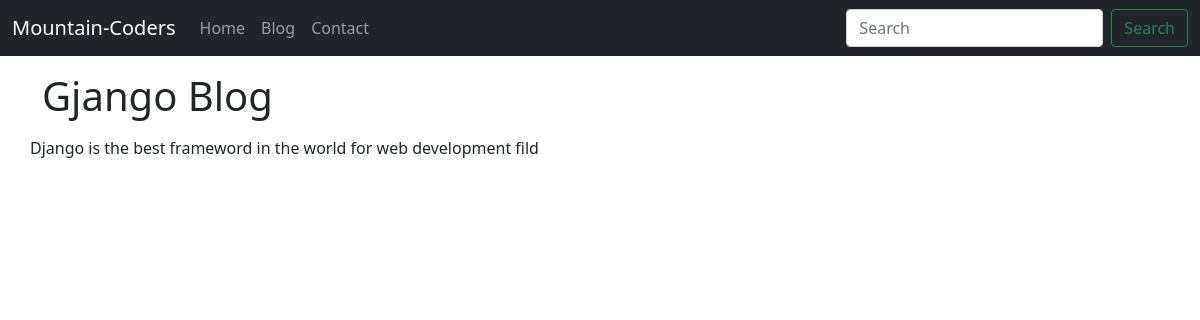
/blogpost/Django-tutorial, run on the app's committed database.
### blog/models.py (models this page shows, shortened)
class Blog(models.Model):
    sno = models.AutoField(primary_key=True)
    title = models.CharField(max_length=200)
    content = models.TextField()
    slug = models.CharField(max_length=100)
    time = models.DateTimeField(auto_now_add=True)

### blog/views.py (the view)
# urls.py: path('blogpost/<str:slug>', views.blogpost, name='blogpost'),
def blogpost(request, slug):
    blog = Blog.objects.filter(slug=slug).first()
    context = {'blog':blog}
    return render(request, 'blogpost.html', context)

### templates/blogpost.html
{% extends 'base.html' %}
{% block body %}
<div class="container">
    <h1 class="my-3">{{blog.title}}</h1>
    <div class="row">
        {{blog.content|safe}}
    </div>
</div>
{% endblock body %}

### data on the page
Blog: title "Gjango Blog", content "Django is the best frameword in the world for web development fild"
